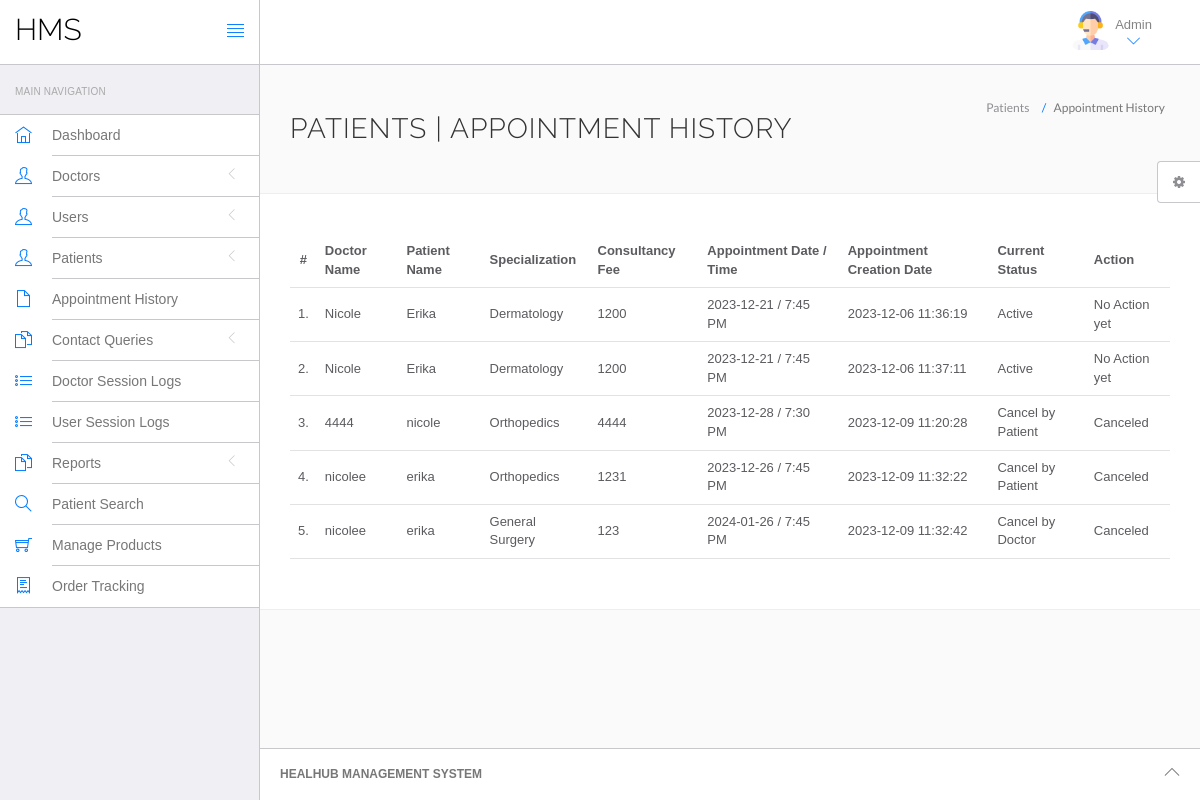
The app's page /hms/admin/appointment-history.php (signed in) with its own data.
### tables this page shows
CREATE TABLE `appointment` (
  `id` int(11) NOT NULL,
  `doctorSpecialization` varchar(255) DEFAULT NULL,
  `doctorId` int(11) DEFAULT NULL,
  `userId` int(11) DEFAULT NULL,
  `consultancyFees` int(11) DEFAULT NULL,
  `appointmentDate` varchar(255) DEFAULT NULL,
  `appointmentTime` varchar(255) DEFAULT NULL,
  `postingDate` timestamp NULL DEFAULT current_timestamp(),
  `userStatus` int(11) DEFAULT NULL,
  `doctorStatus` int(11) DEFAULT NULL,
  `updationDate` timestamp NULL DEFAULT NULL ON UPDATE current_timestamp()
);

CREATE TABLE `doctors` (
  `id` int(11) NOT NULL,
  `specilization` varchar(255) DEFAULT NULL,
  `doctorName` varchar(255) DEFAULT NULL,
  `address` longtext DEFAULT NULL,
  `docFees` varchar(255) DEFAULT NULL,
  `contactno` bigint(11) DEFAULT NULL,
  `docEmail` varchar(255) DEFAULT NULL,
  `password` varchar(255) DEFAULT NULL,
  `creationDate` timestamp NULL DEFAULT current_timestamp(),
  `updationDate` timestamp NULL DEFAULT NULL ON UPDATE current_timestamp()
);

CREATE TABLE `users` (
  `id` int(11) NOT NULL,
  `fullName` varchar(255) DEFAULT NULL,
  `address` longtext DEFAULT NULL,
  `city` varchar(255) DEFAULT NULL,
  `gender` varchar(255) DEFAULT NULL,
  `email` varchar(255) DEFAULT NULL,
  `password` varchar(255) DEFAULT NULL,
  `regDate` timestamp NULL DEFAULT current_timestamp(),
  `updationDate` timestamp NULL DEFAULT NULL ON UPDATE current_timestamp(),
  `cart_data` text DEFAULT NULL
);

### hms/admin/appointment-history.php (the view, shortened to what this page needs)
<?php
include('include/config.php');
if(strlen($_SESSION['id']==0)) {
 header('location:logout.php');
  } else{
?>
<!DOCTYPE html>
<html lang="en">
<head>
	<link rel="stylesheet" href="vendor/bootstrap/css/bootstrap.min.css">
	<link rel="stylesheet" href="vendor/fontawesome/css/font-awesome.min.css">
	<link rel="stylesheet" href="vendor/themify-icons/themify-icons.min.css">
	<link href="vendor/animate.css/animate.min.css" rel="stylesheet" media="screen">
	<link href="vendor/perfect-scrollbar/perfect-scrollbar.min.css" rel="stylesheet" media="screen">
	<link href="vendor/switchery/switchery.min.css" rel="stylesheet" media="screen">
	<link href="vendor/bootstrap-touchspin/jquery.bootstrap-touchspin.min.css" rel="stylesheet" media="screen">
	<link href="vendor/select2/select2.min.css" rel="stylesheet" media="screen">
	<link href="vendor/bootstrap-datepicker/bootstrap-datepicker3.standalone.min.css" rel="stylesheet" media="screen">
	<link href="vendor/bootstrap-timepicker/bootstrap-timepicker.min.css" rel="stylesheet" media="screen">
	<link rel="stylesheet" href="assets/css/styles.css">
	<link rel="stylesheet" href="assets/css/plugins.css">
	<link rel="stylesheet" href="assets/css/themes/theme-1.css" id="skin_color" />
</head>
<body>
	<div id="app">
		<?php include('include/sidebar.php');?>
		<div class="app-content">
			<?php include('include/header.php');?>
			<div class="main-content">
				<div class="wrap-content container" id="container">
					<section id="page-title">
						<div class="row">
							<div class="col-sm-8">
								<h1 class="mainTitle">Patients | Appointment History</h1>
							</div>
							<ol class="breadcrumb">
								<li>
									<span>Patients </span>
								</li>
								<li class="active">
									<span>Appointment History</span>
								</li>
							</ol>
						</div>
					</section>
					<div class="container-fluid container-fullw bg-white">
						<div class="row">
							<div class="col-md-12">
								<table class="table table-hover" id="sample-table-1">
									<thead>
										<tr>
											<th class="center">#</th>
											<th class="hidden-xs">Doctor Name</th>
											<th>Patient Name</th>
											<th>Specialization</th>
											<th>Consultancy Fee</th>
											<th>Appointment Date / Time </th>
											<th>Appointment Creation Date </th>
											<th>Current Status</th>
											<th>Action</th>
										</tr>
									</thead>
									<tbody>
										<?php
$sql=mysqli_query($con,"select doctors.doctorName as docname,users.fullName as pname,appointment.*  from appointment join doctors on doctors.id=appointment.doctorId join users on users.id=appointment.userId ");
$cnt=1;
while($row=mysqli_fetch_array($sql))
{
?>
										<tr>
											<td class="center"><?php echo $cnt;?>.</td>
											<td class="hidden-xs"><?php echo $row['docname'];?></td>
											<td class="hidden-xs"><?php echo $row['pname'];?></td>
											<td><?php echo $row['doctorSpecialization'];?></td>
											<td><?php echo $row['consultancyFees'];?></td>
											<td><?php echo $row['appointmentDate'];?> / <?php echo
												 $row['appointmentTime'];?>
											</td>
											<td><?php echo $row['postingDate'];?></td>
											<td>
												<?php if(($row['userStatus']==1) && ($row['doctorStatus']==1))
{
	echo "Active";
}
if(($row['userStatus']==0) && ($row['doctorStatus']==1))
{
	echo "Cancel by Patient";
}
if(($row['userStatus']==1) && ($row['doctorStatus']==0))
{
	echo "Cancel by Doctor";
}
												?></td>
											<td>
												<div class="visible-md visible-lg hidden-sm hidden-xs">
													<?php if(($row['userStatus']==1) && ($row['doctorStatus']==1))
{
echo "No Action yet";
	 } else {
		echo "Canceled";
		} ?>
												</div>
											</td>
										</tr>
										<?php
$cnt=$cnt+1;
											 }?>
									</tbody>
								</table>
							</div>
						</div>
					</div>
				</div>
			</div>
		</div>
		<?php include('include/footer.php');?>
		<?php include('include/setting.php');?>
	</div>
</body>
</html>
<?php } ?>

### hms/admin/assets/css/themes/theme-1.css (style rules this page uses)
body { background: #FAFAFA; }

### records on screen
appointment: doctorId.doctorName "Nicole", userId.fullName "Erika", doctorSpecialization "Dermatology", consultancyFees "1200", appointmentDate "2023-12-21", appointmentTime "7:45 PM", postingDate "2023-12-06 11:36:19", userStatus "Active"
appointment: doctorId.doctorName "Nicole", userId.fullName "Erika", doctorSpecialization "Dermatology", consultancyFees "1200", appointmentDate "2023-12-21", appointmentTime "7:45 PM", postingDate "2023-12-06 11:37:11", userStatus "Active"
appointment: doctorId.doctorName "4444", userId.fullName "nicole", doctorSpecialization "Orthopedics", consultancyFees "4444", appointmentDate "2023-12-28", appointmentTime "7:30 PM", postingDate "2023-12-09 11:20:28", userStatus "Cancel by Patient"
appointment: doctorId.doctorName "nicolee", userId.fullName "erika", doctorSpecialization "Orthopedics", consultancyFees "1231", appointmentDate "2023-12-26", appointmentTime "7:45 PM", postingDate "2023-12-09 11:32:22", userStatus "Cancel by Patient"
appointment: doctorId.doctorName "nicolee", userId.fullName "erika", doctorSpecialization "General Surgery", consultancyFees "123", appointmentDate "2024-01-26", appointmentTime "7:45 PM", postingDate "2023-12-09 11:32:42", userStatus "Cancel by Doctor"
